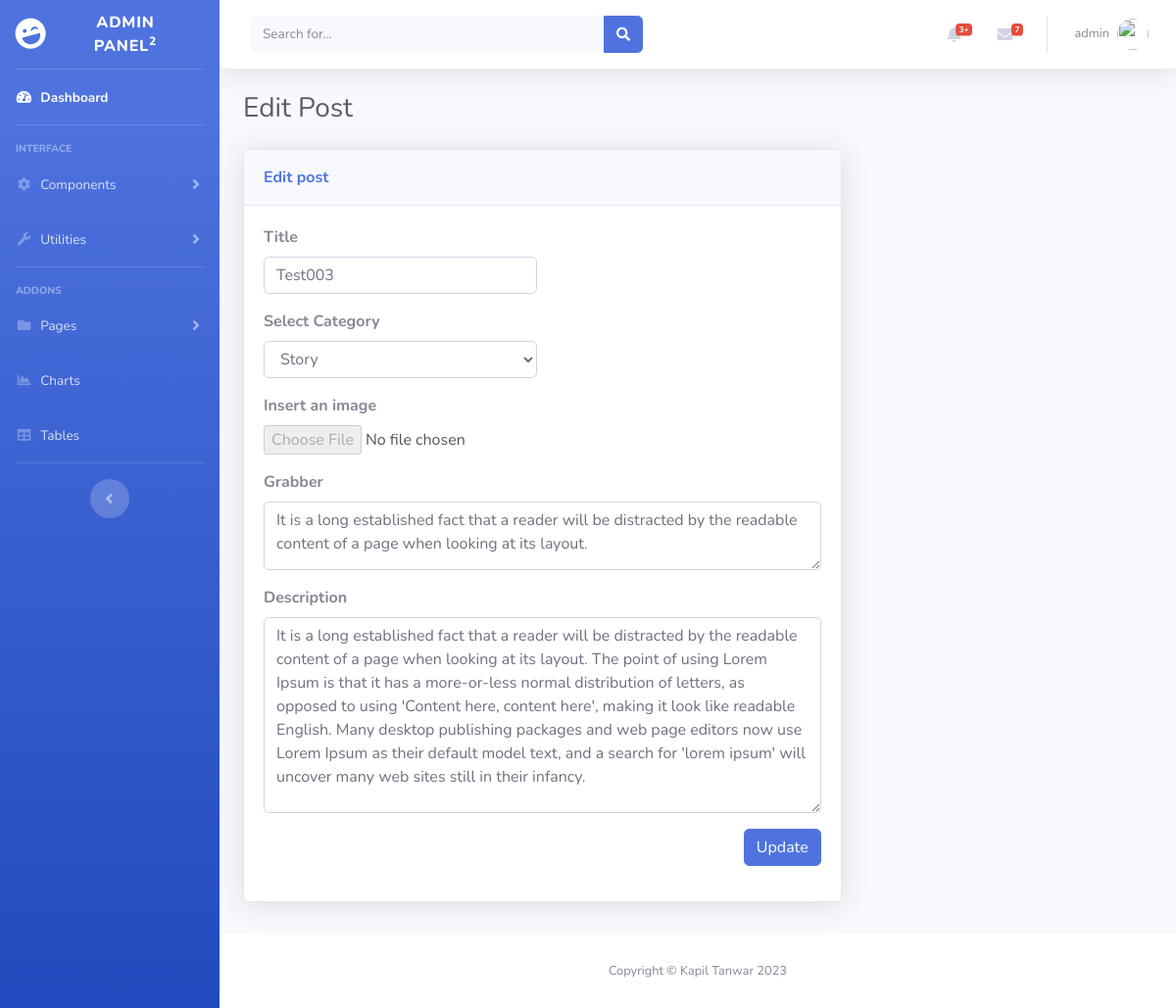
The page /admin/edit-post.php?id=5 (signed in) on the database its author committed.
### tables this page shows
CREATE TABLE `posts` (
  `id` int(11) NOT NULL,
  `title` varchar(255) NOT NULL,
  `grabber` varchar(255) NOT NULL,
  `category` varchar(255) NOT NULL,
  `description` longtext NOT NULL,
  `username` varchar(255) NOT NULL,
  `image1` varchar(120) NOT NULL,
  `userid` bigint(255) DEFAULT NULL,
  `creationdate` timestamp NOT NULL DEFAULT current_timestamp(),
  `updationdate` timestamp NULL DEFAULT NULL ON UPDATE current_timestamp(),
  `status` int(11) NOT NULL
);

CREATE TABLE `categories` (
  `id` int(11) NOT NULL,
  `catname` varchar(255) NOT NULL,
  `creationdate` timestamp NOT NULL DEFAULT current_timestamp(),
  `updationdate` timestamp NULL DEFAULT NULL ON UPDATE current_timestamp()
);

### admin/edit-post.php (the view, shortened to what this page needs)
<?php
include('includes/config.php');
if (strlen($_SESSION['alogin']) == 0) {
    header('location: login.php');
} else {
    ?>
    <!DOCTYPE html>
    <html lang="en">
    <head>
        <link href="vendor/fontawesome-free/css/all.min.css" rel="stylesheet" type="text/css">
        <link href="css/sb-admin-2.min.css" rel="stylesheet">
    </head>
    <body id="page-top">
        <div id="wrapper">
            <?php include "includes/sidebar.php"; ?>
            <div id="content-wrapper" class="d-flex flex-column">
                <div id="content">
                    <?php include "includes/header.php"; ?>
                    <div class="container-fluid">
                        <h3 class="text-dark mb-4">Edit Post</h3>
                        <div class="row mb-3">
                            <div class="col-lg-8">
                                <div class="row">
                                    <div class="col">
                                        <div class="card shadow mb-3">
                                            <div class="card-header py-3">
                                                <p class="text-primary m-0 font-weight-bold">Edit post</p>
                                            </div>
                                            <div class="card-body">
                                                <?php
                                                $id = intval($_GET['id']);
                                                $sql = "SELECT posts.*,categories.catname,categories.id AS cid FROM posts JOIN categories ON categories.id=posts.category WHERE posts.id=:id";
                                                $query = $dbh->prepare($sql);
                                                $query->bindParam(':id', $id, PDO::PARAM_STR);
                                                $query->execute();
                                                $results = $query->fetchAll(PDO::FETCH_OBJ);
                                                if ($query->rowCount() > 0) {
                                                foreach ($results
                                                as $result) { ?>
                                                <form method="post">
                                                    <div class="form-row">
                                                        <div class="col-md-8 col-lg-6 col-xl-6">
                                                            <div class="form-group">
                                                                <label for="title1"><strong>Title</strong></label>
                                                                <input class="form-control" id="title1" type="text"
                                                                       name="title"
                                                                       value="<?php echo htmlentities($result->title); ?>"
                                                                       required>
                                                            </div>
                                                        </div>
                                                    </div>
                                                    <div class="form-row">
                                                        <div class="col-md-8 col-lg-6 col-xl-6">
                                                            <div class="form-group">
                                                                <label for="select1"><strong>Select
                                                                                             Category</strong></label>
                                                                <select class="form-control" id="select1"
                                                                        name="selectcat" required>
                                                                    <option value="<?php echo htmlentities($result->cid); ?>">
                                                                        <?php echo htmlentities($cname = $result->catname); ?>
                                                                    </option>
                                                                </select>
                                                            </div>
                                                        </div>
                                                    </div>
                                                    <div class="form-row">
                                                        <div class="col-md-8 col-lg-6 col-xl-6">
                                                            <div class="form-group">
                                                                <label for="insertimage1"><strong>Insert an
                                                                                                  image</strong></label>
                                                                <input type="file" class="form-control-file"
                                                                       id="insertimage1" disabled>
                                                            </div>
                                                        </div>
                                                    </div>
                                                    <div class="form-group">
                                                        <div class="form-row">
                                                            <div class="col-md-12 col-lg-12 col-xl-12">
                                                                <div class="form-group">
                                                                    <label for="textarea2"><strong>Grabber</strong></label>
                                                                    <textarea class="form-control" id="textarea2"
                                                                              rows="4" name="grabber"
                                                                              style="height: 70px;"
                                                                              required><?php echo htmlentities($result->grabber); ?></textarea>
                                                                </div>
                                                                <div class="form-group">
                                                                    <label for="textarea1"><strong>Description</strong></label>
                                                                    <textarea class="form-control" id="textarea1"
                                                                              rows="4" name="desc"
                                                                              style="height: 200px;"
                                                                              required><?php echo htmlentities($result->description); ?></textarea>
                                                                </div>
                                                                <?php }
                                                                } ?>
                                                                <div class="form-group">
                                                                    <button class="btn btn-primary float-right" type="submit"
                                                                            name="submit">Update
                                                                    </button>
                                                                </div>
                                                            </div>
                                                        </div>
                                                    </div>
                                                </form>
                                            </div>
                                        </div>
                                    </div>
                                </div>
                            </div>
                        </div>
                    </div>
                </div>
                <?php include "includes/footer.php"; ?>
            </div>
        </div>
    </body>
    </html>
<?php } ?>

### admin/includes/header.php (shortened to what this page needs)
<nav class="navbar navbar-expand navbar-light bg-white topbar mb-4 static-top shadow">
    <form class="d-none d-sm-inline-block form-inline mr-auto ml-md-3 my-2 my-md-0 mw-100 navbar-search">
        <div class="input-group">
            <input type="text" class="form-control bg-light border-0 small" placeholder="Search for..."
                   aria-label="Search" aria-describedby="basic-addon2">
            <div class="input-group-append">
                <button class="btn btn-primary" type="button">
                    <i class="fas fa-search fa-sm"></i>
                </button>
            </div>
        </div>
    </form>
    <ul class="navbar-nav ml-auto">
        <li class="nav-item dropdown no-arrow mx-1">
            <a class="nav-link dropdown-toggle" href="#" id="alertsDropdown" role="button"
               data-toggle="dropdown" aria-haspopup="true" aria-expanded="false">
                <i class="fas fa-bell fa-fw"></i>
                <span class="badge badge-danger badge-counter">3+</span>
            </a>
        </li>
        <li class="nav-item dropdown no-arrow mx-1">
            <a class="nav-link dropdown-toggle" href="#" id="messagesDropdown" role="button"
               data-toggle="dropdown" aria-haspopup="true" aria-expanded="false">
                <i class="fas fa-envelope fa-fw"></i>
                <span class="badge badge-danger badge-counter">7</span>
            </a>
        </li>
        <li class="nav-item dropdown no-arrow">
            <a class="nav-link dropdown-toggle" href="#" id="userDropdown" role="button"
               data-toggle="dropdown" aria-haspopup="true" aria-expanded="false">
                <span class="mr-2 d-none d-lg-inline text-gray-600 small">
                    <?php
                    $email = $_SESSION['alogin'];
                    $sql2 = "SELECT `username` FROM `admin` WHERE `email`=:email;";
                    $query = $dbh->prepare($sql2);
                    $query->bindParam(':email', $email, PDO::PARAM_STR);
                    $query->execute();
                    $results = $query->fetchAll(PDO::FETCH_OBJ);
                    if ($query->rowCount() > 0) {
                        foreach ($results as $result) {
                            echo $result->username;
                        }
                    }
                    ?></span>
                <img class="img-profile rounded-circle"
                     src="https://source.unsplash.com/QAB-WJcbgJk/60x60">
            </a>
        </li>
    </ul>
</nav>

### rows shown on the page
posts: title "Test003", selectcat "Story", grabber "It is a long established fact that a reader will be distracted by the readable content of a page when looking at its layout.", desc "It is a long established fact that a reader will be distracted by the readable content of a page when looking at its layout. The point of using Lorem Ipsum is that it has a more-or-less normal distribution of letters, as opposed to using 'Content here, content here', making it look like readable English. Many desktop publishing packages and web page editors now use Lorem Ipsum as their default model text, and a search for 'lorem ipsum' will uncover many web sites still in their infancy."

### other values the page prints
$result->username "admin"
